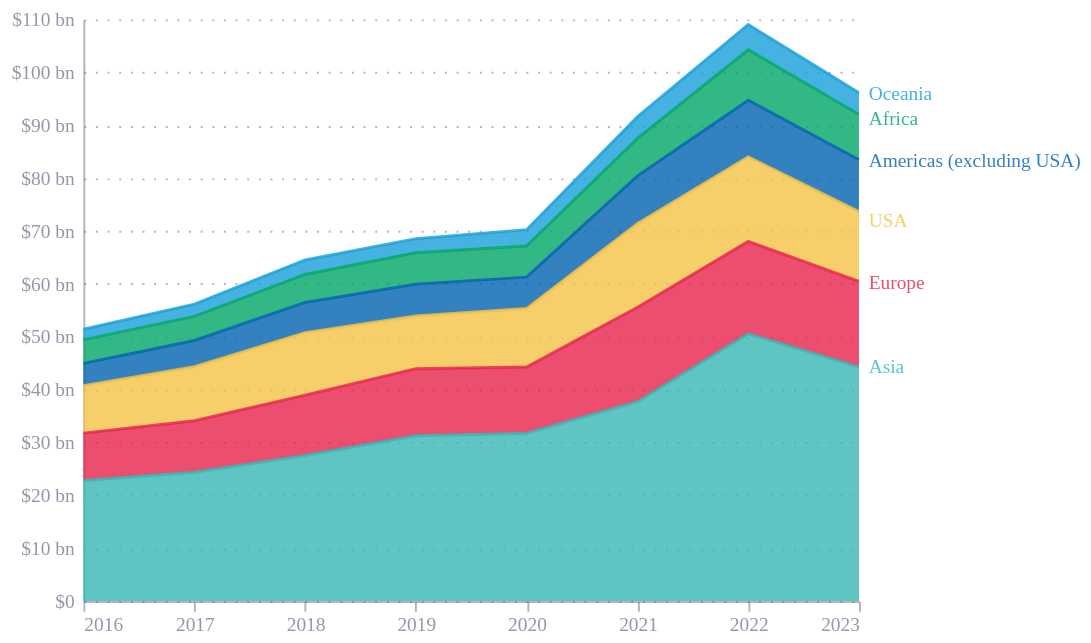

Source (Vega-Lite JSON):
### Vega-Lite specification from a JSON file in a GitHub repository (floating-point values rounded to 4 significant figures)
{"config": {"font": "Circular Std", "mark": {"line": {"interpolate": "monotone"}}, "view": {"stroke": "transparent", "width": 400, "height": 300}, "range": {"category": ["#36B7B4", "#E6224B", "#F4C245", "#0063AF", "#00A767", "#179FDB", "#EB5C2E"], "diverging": ["#E6224B", "#E54753", "#C9C9C9", "#179FDB", "#122B39"], "heatmap": ["#C9C9C9", "#179FDB", "#0063AF", "#122B39"], "ordinal": ["#00A767", "#36B7B4", "#179FDB", "#0063AF", "#243B5A"]}, "axisX": {"domainColor": "#676A86", "domainOpacity": 0.5, "grid": false, "labelAngle": 0, "labelColor": "#676A86", "labelOpacity": 0.7, "orient": "bottom", "tickColor": "#676A86", "tickCount": 10, "tickOpacity": 0.5, "title": false, "titleAlign": "center", "titleAnchor": "middle", "titleColor": "#676A86", "titleFontSize": 12, "titleOpacity": 0.8, "titleY": -15}, "axisY": {"domainColor": "#676A86", "domainOpacity": 0.5, "gridColor": "#676A86", "gridDash": [1, 5], "gridOpacity": 0.5, "labelColor": "#676A86", "labelOpacity": 0.7, "labelPadding": 5, "tickColor": "#676A86", "tickCount": 8, "tickOpacity": 0.5, "ticks": false, "titleAlign": "left", "titleAngle": 0, "titleBaseline": "bottom", "titleColor": "#676A86", "titleFontSize": 12, "titleOpacity": 0.8, "titleX": 0, "titleY": -7}}, "layer": [{"mark": {"type": "area", "interpolate": "linear", "line": true, "opacity": 0.5}, "encoding": {"color": {"field": "group", "legend": null, "scale": {"domain": ["Asia", "Europe", "USA", "Americas (excluding USA)", "Africa", "Oceania"], "range": ["#36B7B4", "#E6224B", "#F4C245", "#0063AF", "#00A767", "#179FDB", "#EB5C2E"]}, "title": "Importer", "type": "nominal"}, "opacity": {"condition": {"test": "(datum.importer === 'United States of America')", "value": 1}, "value": 0.8}, "order": {"field": "stack", "sort": "descending", "type": "nominal"}, "size": {"condition": {"test": "(datum.importer === 'United States of America')", "value": 3}, "value": 1.5}, "tooltip": [{"field": "group", "title": "Region", "type": "nominal"}, {"field": "value", "format": ",.0f", "title": "Value", "type": "quantitative"}, {"field": "date", "title": "Year", "type": "temporal"}], "x": {"field": "date", "title": "", "type": "temporal"}, "y": {"axis": {"format": "$,.0f", "labelExpr": "datum.label + (datum.value > 0 ? ' bn' : '')"}, "field": "value", "title": "", "type": "quantitative"}}}, {"mark": {"type": "text", "align": "left", "dx": 5, "dy": {"expr": "{\"Oceania\": -250, \"Africa\": -225, \"Americas (excluding USA)\": -200, \"USA\": -160, \"Europe\": -120}[datum.group] ? {\"Oceania\": -250, \"Africa\": -225, \"Americas (excluding USA)\": -200, \"USA\": -160, \"Europe\": -120}[datum.group] : 0"}}, "encoding": {"color": {"field": "group", "legend": null, "scale": {"domain": ["Asia", "Europe", "USA", "Americas (excluding USA)", "Africa", "Oceania"], "range": ["#36B7B4", "#E6224B", "#F4C245", "#0063AF", "#00A767", "#179FDB", "#EB5C2E"]}, "title": "Importer", "type": "nominal"}, "opacity": {"condition": {"test": "(datum.group === 'United States of America')", "value": 1}, "value": 0.8}, "order": {"field": "stack", "sort": "descending", "type": "nominal"}, "size": {"condition": {"test": "(datum.group === 'United States of America')", "value": 12}, "value": 10}, "text": {"field": "label", "type": "nominal"}, "x": {"field": "date", "title": "", "type": "temporal"}, "y": {"axis": {"format": "$,.0f", "labelExpr": "datum.label + (datum.value > 0 ? ' bn' : '')"}, "field": "value", "title": "", "type": "quantitative"}}}], "data": {"name": "data-5e06144f96a826d68a3807f29c81af29"}, "$schema": "https://vega.github.io/schema/vega-lite/v5.20.1.json", "datasets": {"data-5e06144f96a826d68a3807f29c81af29": [{"date": "2016-01-01T00:00:00", "group": "Africa", "value": 4.432, "label": "", "stack": 2}, {"date": "2016-01-01T00:00:00", "group": "Americas (excluding USA)", "value": 4.212, "label": "", "stack": 3}, {"date": "2016-01-01T00:00:00", "group": "Asia", "value": 22.81, "label": "", "stack": 6}, {"date": "2016-01-01T00:00:00", "group": "Europe", "value": 8.958, "label": "", "stack": 5}, {"date": "2016-01-01T00:00:00", "group": "Oceania", "value": 2.014, "label": "", "stack": 1}, {"date": "2016-01-01T00:00:00", "group": "USA", "value": 8.977, "label": "", "stack": 4}, {"date": "2017-01-01T00:00:00", "group": "Africa", "value": 4.546, "label": "", "stack": 2}, {"date": "2017-01-01T00:00:00", "group": "Americas (excluding USA)", "value": 4.969, "label": "", "stack": 3}, {"date": "2017-01-01T00:00:00", "group": "Asia", "value": 24.38, "label": "", "stack": 6}, {"date": "2017-01-01T00:00:00", "group": "Europe", "value": 9.72, "label": "", "stack": 5}, {"date": "2017-01-01T00:00:00", "group": "Oceania", "value": 2.339, "label": "", "stack": 1}, {"date": "2017-01-01T00:00:00", "group": "USA", "value": 10.22, "label": "", "stack": 4}, {"date": "2018-01-01T00:00:00", "group": "Africa", "value": 5.289, "label": "", "stack": 2}, {"date": "2018-01-01T00:00:00", "group": "Americas (excluding USA)", "value": 5.694, "label": "", "stack": 3}, {"date": "2018-01-01T00:00:00", "group": "Asia", "value": 27.54, "label": "", "stack": 6}, {"date": "2018-01-01T00:00:00", "group": "Europe", "value": 11.4, "label": "", "stack": 5}, {"date": "2018-01-01T00:00:00", "group": "Oceania", "value": 2.74, "label": "", "stack": 1}, {"date": "2018-01-01T00:00:00", "group": "USA", "value": 11.84, "label": "", "stack": 4}, {"date": "2019-01-01T00:00:00", "group": "Africa", "value": 5.931, "label": "", "stack": 2}, {"date": "2019-01-01T00:00:00", "group": "Americas (excluding USA)", "value": 6.046, "label": "", "stack": 3}, {"date": "2019-01-01T00:00:00", "group": "Asia", "value": 31.27, "label": "", "stack": 6}, {"date": "2019-01-01T00:00:00", "group": "Europe", "value": 12.67, "label": "", "stack": 5}, {"date": "2019-01-01T00:00:00", "group": "Oceania", "value": 2.653, "label": "", "stack": 1}, {"date": "2019-01-01T00:00:00", "group": "USA", "value": 9.956, "label": "", "stack": 4}, {"date": "2020-01-01T00:00:00", "group": "Africa", "value": 5.875, "label": "", "stack": 2}, {"date": "2020-01-01T00:00:00", "group": "Americas (excluding USA)", "value": 5.953, "label": "", "stack": 3}, {"date": "2020-01-01T00:00:00", "group": "Asia", "value": 31.75, "label": "", "stack": 6}, {"date": "2020-01-01T00:00:00", "group": "Europe", "value": 12.52, "label": "", "stack": 5}, {"date": "2020-01-01T00:00:00", "group": "Oceania", "value": 3.092, "label": "", "stack": 1}, {"date": "2020-01-01T00:00:00", "group": "USA", "value": 11.05, "label": "", "stack": 4}, {"date": "2021-01-01T00:00:00", "group": "Africa", "value": 7.069, "label": "", "stack": 2}, {"date": "2021-01-01T00:00:00", "group": "Americas (excluding USA)", "value": 8.994, "label": "", "stack": 3}, {"date": "2021-01-01T00:00:00", "group": "Asia", "value": 37.71, "label": "", "stack": 6}, {"date": "2021-01-01T00:00:00", "group": "Europe", "value": 17.87, "label": "", "stack": 5}, {"date": "2021-01-01T00:00:00", "group": "Oceania", "value": 4.116, "label": "", "stack": 1}, {"date": "2021-01-01T00:00:00", "group": "USA", "value": 15.85, "label": "", "stack": 4}, {"date": "2022-01-01T00:00:00", "group": "Africa", "value": 9.56, "label": "", "stack": 2}, {"date": "2022-01-01T00:00:00", "group": "Americas (excluding USA)", "value": 10.69, "label": "", "stack": 3}, {"date": "2022-01-01T00:00:00", "group": "Asia", "value": 50.56, "label": "", "stack": 6}, {"date": "2022-01-01T00:00:00", "group": "Europe", "value": 17.47, "label": "", "stack": 5}, {"date": "2022-01-01T00:00:00", "group": "Oceania", "value": 4.783, "label": "", "stack": 1}, {"date": "2022-01-01T00:00:00", "group": "USA", "value": 15.99, "label": "", "stack": 4}, {"date": "2023-01-01T00:00:00", "group": "Africa", "value": 8.565, "label": "Africa", "stack": 2}, {"date": "2023-01-01T00:00:00", "group": "Americas (excluding USA)", "value": 9.799, "label": "Americas (excluding USA)", "stack": 3}, {"date": "2023-01-01T00:00:00", "group": "Asia", "value": 44.29, "label": "Asia", "stack": 6}, {"date": "2023-01-01T00:00:00", "group": "Europe", "value": 16.16, "label": "Europe", "stack": 5}, {"date": "2023-01-01T00:00:00", "group": "Oceania", "value": 4.132, "label": "Oceania", "stack": 1}, {"date": "2023-01-01T00:00:00", "group": "USA", "value": 13.2, "label": "USA", "stack": 4}]}}
